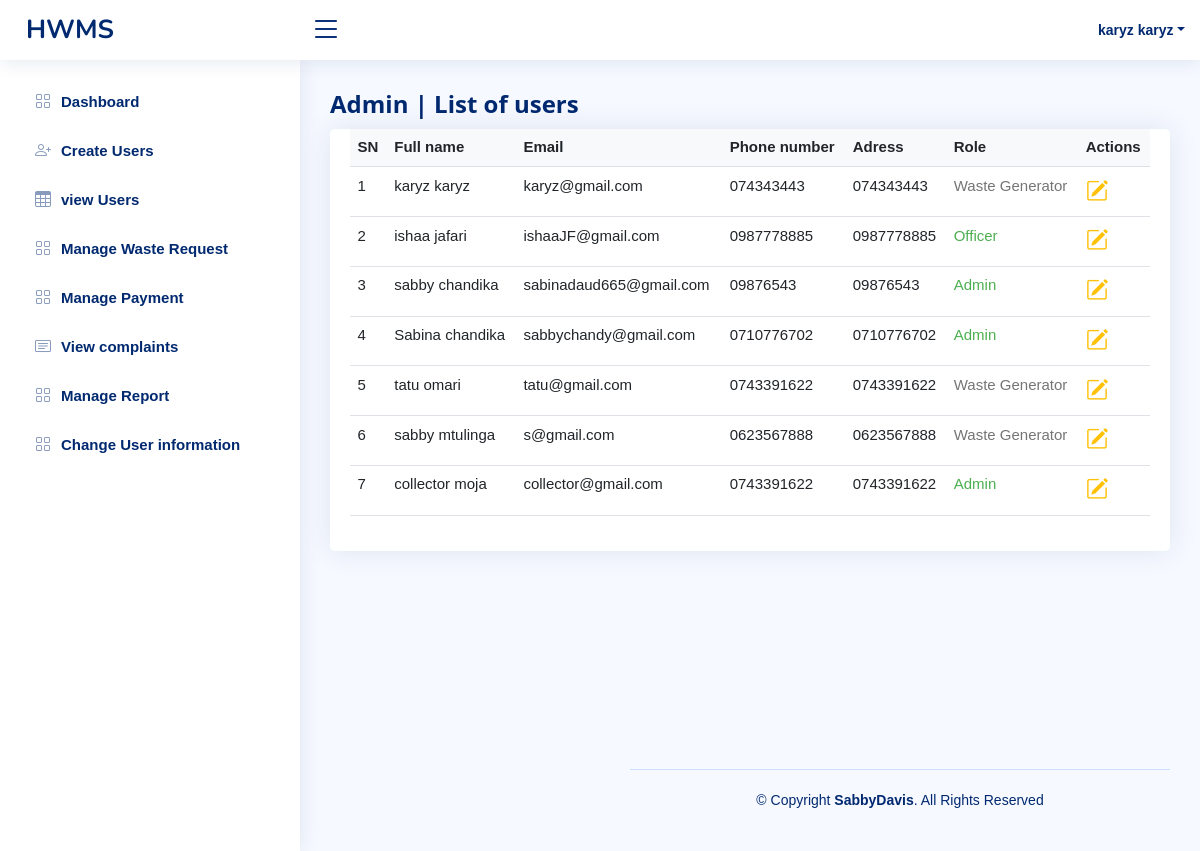
Screenshot of /admin/status_change.php (signed in) with the database file from the repository.
### tables this page shows
CREATE TABLE `users` (
  `user_id` int(11) NOT NULL,
  `fname` varchar(100) NOT NULL,
  `lname` varchar(100) NOT NULL,
  `email` varchar(100) NOT NULL,
  `password` varchar(255) NOT NULL,
  `address_id` int(11) NOT NULL,
  `contact` varchar(50) NOT NULL,
  `status` int(11) NOT NULL DEFAULT 0,
  `role_id` int(11) NOT NULL DEFAULT 1
);

### admin/status_change.php (the view, shortened to what this page needs)
<?php
require_once('../app/connection.php');
$user_id = $_SESSION['id'];
if (empty($user_id)) {
	header('location:../index.php');
} else {
	$query = "select * from users where user_id =$user_id ";
	$send = mysqli_query($con, $query);
	$rows = mysqli_fetch_assoc($send);
}
?>
<!DOCTYPE html>
<html lang="en">
<head>
	<link href="../assets/vendor/bootstrap/css/bootstrap.min.css" rel="stylesheet">
	<link href="../assets/vendor/bootstrap-icons/bootstrap-icons.css" rel="stylesheet">
	<link href="../assets/vendor/boxicons/css/boxicons.min.css" rel="stylesheet">
	<link href="../assets/vendor/quill/quill.snow.css" rel="stylesheet">
	<link href="../assets/vendor/quill/quill.bubble.css" rel="stylesheet">
	<link href="../assets/vendor/remixicon/remixicon.css" rel="stylesheet">
	<link href="../assets/vendor/simple-datatables/style.css" rel="stylesheet">
	<link href="../assets/css/style.css" rel="stylesheet">
	<link rel="stylesheet" href="../assets/css/w3.css">
</head>
<body>
	<header id="header" class="header fixed-top d-flex align-items-center">
		<div class="d-flex align-items-center justify-content-between">
			<a href="index.html" class="logo d-flex align-items-center">
				<span class="d-none d-lg-block">HWMS</span>
			</a>
			<i class="bi bi-list toggle-sidebar-btn"></i>
		</div>
		<nav class="header-nav ms-auto">
			<ul class="d-flex align-items-center">
				<li class="nav-item dropdown pe-3">
					<a class="nav-link nav-profile d-flex align-items-center pe-0" href="#" data-bs-toggle="dropdown">
						<span class="d-none d-md-block dropdown-toggle ps-2"> <?php echo $rows['lname'] . " " . $rows['fname']; ?></span>
					</a>
				</li>
			</ul>
		</nav>
	</header>
	<aside id="sidebar" class="sidebar">
	<ul class="sidebar-nav" id="sidebar-nav">
<li class="nav-item">
  <a class="nav-link collapsed" href="adminDashboard.php">
	<i class="bi bi-grid"></i>
	<span>Dashboard</span>
  </a>
</li>
<li class="nav-item">
  <a class="nav-link collapsed" href="add_user.php">
	<i class="bi bi-person-plus"></i>
	<span>Create Users</span>
  </a>
</li>
<li class="nav-item">
  <a class="nav-link collapsed" href="users.php">
	<i class="bi bi-table"></i>
	<span>view Users</span>
  </a>
</li>
<li class="nav-item">
  <a class="nav-link collapsed" href="waste_request.php">
	<i class="bi bi-grid"></i>
	<span>Manage Waste Request</span>
  </a>
</li>
<li class="nav-item">
  <a class="nav-link collapsed" href="waste_request.php">
	<i class="bi bi-grid"></i>
	<span>Manage Payment</span>
  </a>
</li>
<li class="nav-item">
  <a class="nav-link collapsed" href="complaints.php">
	<i class="bi bi-card-text"></i>
	<span>View complaints</span>
  </a>
</li>
<li class="nav-item">
  <a class="nav-link collapsed" href="status.php">
	<i class="bi bi-grid"></i>
	<span>Manage Report</span>
  </a>
</li>
<li class="nav-item">
  <a class="nav-link collapsed" href="status_change.php">
	<i class="bi bi-grid"></i>
	<span>Change User information</span>
  </a>
</li>
</ul>
	</aside>
	<main id="main" class="main">
		<div class="pagetitle">
			<h1>Admin | List of users </h1>
		</div>
		<section class="section" style="height:80vh;">
			<div class="col-md-12">
				<div class="panel panel-primary filterable ">
					<section class="section">
						<div class="row">
							<div class="col-lg-12">
								<div class="card">
									<div class="card-body">
										<table class="table datatable table-responsive">
											<?php
											$select = "SELECT * FROM users ";
											$result = mysqli_query($con, $select);
											if (mysqli_num_rows($result) > 0) {
											?>
												<thead>
													<tr class="bg-light text-dark">
														<th class="">SN</th>
														<th class=" col" colspan="2">Full name</th>
														<th class="col">Email</th>
														<th class="col">Phone number</th>
														<th class="col">Adress</th>
														<th class="col"> Role</th>
														<th class="col" colspan="2"> Actions</th>
													</tr>
												</thead>
												<tbody>
													<?php
													$sn = 1;
													while ($user = mysqli_fetch_assoc($result)) {
														$fname = $user['fname'];
														$lname = $user['lname'];
														$email = $user['email'];
														$contact = $user['contact'];
													?>
														<tr id="<?php echo $user['user_id']; ?>" class="id" style="text-align: ;">
															<td class="col"><?php echo $sn++; ?></td>
															<td class="col" colspan="2"><?php echo $fname . " " . $lname ?> </td>
															<td class="col"><?php echo $email ?></td>
															<td class="col"><?php echo $contact ?></td>
															<td class="col"><?php echo $contact ?></td>
															<td class="col">
																<?php
																if ($user['role_id'] == 1) {
																?>
																	<span class="w3-text-gray">Waste Generator</span>
																<?php
																} elseif ($user['role_id'] == 2) {
																?>
																	<span class="w3-text-blue">Waste Collector</span>
																<?php
																} elseif ($user['role_id'] == 3) {
																?>
																	<span class="w3-text-green">Officer</span>
																<?php
																} elseif ($user['role_id'] == 4) {
																?>
																	<span class="w3-text-green">Admin</span>
																<?php
																}
																?>
															</td>
															<td class="col" colspan="2" href="#" name="update">
																		<span class="col"><a href="./update_user.php?update=<?php echo $user['user_id']; ?>" name="update"><i class="fs-4  bi-pencil-square text-warning fw-bold"></i></a>
																		</span>
															</td>
														</tr>
												<?php
													}
												} else {
													echo "No Records";
												}
												?>
												</tbody>
										</table>
									</div>
								</div>
							</div>
						</div>
					</section>
				</div>
			</div>
		</section>
		<footer id="footer" class="footer">
			<div class="copyright">
				&copy; Copyright <strong><span>SabbyDavis</span></strong>. All Rights Reserved
			</div>
		</footer>
</body>
</html>

### assets/css/style.css (style rules this page uses)
:root { scroll-behavior: smooth; }
body { font-family: "Open Sans", sans-serif; background: #f6f9ff; color: #444444; }
a { color: #4154f1; text-decoration: none; }
h1, h2, h3, h4, h5, h6 { font-family: "Nunito", sans-serif; }
#main { margin-top: 60px; padding: 20px 30px; transition: all 0.3s; }
.pagetitle { margin-bottom: 10px; }
.pagetitle h1 { font-size: 24px; margin-bottom: 0; font-weight: 600; color: #012970; }
.card { margin-bottom: 30px; border: none; border-radius: 5px; box-shadow: 0px 0 30px rgba(1, 41, 112, 0.1); }
.card-body { padding: 0 20px 20px 20px; }
.logo { line-height: 1; }
@media (min-width: 1200px) { .logo { width: 280px; } }
.logo span { font-size: 26px; font-weight: 700; color: #012970; font-family: "Nunito", sans-serif; }
.header { transition: all 0.5s; z-index: 997; height: 60px; box-shadow: 0px 2px 20px rgba(1, 41, 112, 0.1); background-color: #fff; padding-left: 20px; }
.header .toggle-sidebar-btn { font-size: 32px; padding-left: 10px; cursor: pointer; color: #012970; }
.header-nav ul { list-style: none; }
.header-nav>ul { margin: 0; padding: 0; }
.header-nav .nav-profile { color: #012970; }
.header-nav .nav-profile span { font-size: 14px; font-weight: 600; }
.sidebar { position: fixed; top: 60px; left: 0; bottom: 0; width: 300px; z-index: 996; transition: all 0.3s; padding: 20px; overflow-y: auto; scrollbar-width: thin; scrollbar-color: #aab7cf transparent; box-shadow: 0px 0px 20px rgba(1, 41, 112, 0.1); background-color: #fff; }
@media (min-width: 1200px) { #main, #footer { margin-left: 300px; } }
.sidebar-nav { padding: 0; margin: 0; list-style: none; }
.sidebar-nav li { padding: 0; margin: 0; list-style: none; }
.sidebar-nav .nav-item { margin-bottom: 5px; }
.sidebar-nav .nav-link { display: flex; align-items: center; font-size: 15px; font-weight: 600; color: #4154f1; transition: 0.3; background: #f6f9ff; padding: 10px 15px; border-radius: 4px; }
.sidebar-nav .nav-link i { font-size: 16px; margin-right: 10px; color: #4154f1; }
.sidebar-nav .nav-link.collapsed { color: #012970; background: #fff; }
.sidebar-nav .nav-link.collapsed i { color: #899bbd; }
.footer { padding: 20px 0; font-size: 14px; transition: all 0.3s; border-top: 1px solid #cddfff; }
.footer .copyright { text-align: center; color: #012970; }

### assets/css/w3.css (style rules this page uses)
*,*:before,*:after { box-sizing:inherit }
html { -ms-text-size-adjust:100%;-webkit-text-size-adjust:100% }
body { margin:0 }
article,aside,details,figcaption,figure,footer,header,main,menu,nav,section { display:block }
a { background-color:transparent }
b,strong { font-weight:bolder }
html,body { font-family:Verdana,sans-serif;font-size:15px;line-height:1.5 }
html { overflow-x:hidden }
h1 { font-size:36px }
h1,h2,h3,h4,h5,h6 { font-family:"Segoe UI",Arial,sans-serif;font-weight:400;margin:10px 0 }
a { color:inherit }
.w3-main,#main { transition:margin-left .4s }
.w3-text-green,.w3-hover-text-green:hover { color:#4CAF50!important }
.w3-text-grey,.w3-hover-text-grey:hover,.w3-text-gray,.w3-hover-text-gray:hover { color:#757575!important }

### rows the page displays
users: lname "karyz", fname "karyz", email "karyz@gmail.com", contact "074343443", shows "Waste Generator"
users: fname "ishaa", lname "jafari", email "ishaaJF@gmail.com", contact "0987778885", shows "Officer"
users: fname "sabby", lname "chandika", email "sabinadaud665@gmail.com", contact "09876543", shows "Admin"
users: fname "Sabina", lname "chandika", email "sabbychandy@gmail.com", contact "0710776702", shows "Admin"
users: fname "tatu", lname "omari", email "tatu@gmail.com", contact "0743391622", shows "Waste Generator"
users: fname "sabby", lname "mtulinga", email "s@gmail.com", contact "0623567888", shows "Waste Generator"
users: fname "collector", lname "moja", email "collector@gmail.com", contact "0743391622", shows "Admin"
